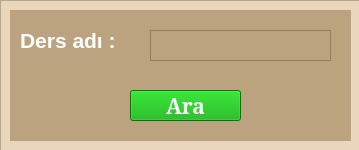
<?xml version="1.0" encoding="UTF-8"?>
<ui version="4.0">
 <class>DersDegistirme</class>
 <widget class="QMainWindow" name="DersDegistirme">
  <property name="geometry">
   <rect>
    <x>0</x>
    <y>0</y>
    <width>359</width>
    <height>150</height>
   </rect>
  </property>
  <property name="windowTitle">
   <string>Ders Degistirme</string>
  </property>
  <widget class="QWidget" name="centralwidget">
   <widget class="QFrame" name="frame">
    <property name="geometry">
     <rect>
      <x>0</x>
      <y>0</y>
      <width>541</width>
      <height>291</height>
     </rect>
    </property>
    <property name="styleSheet">
     <string notr="true">background-color: rgb(255, 242, 216);
background-color: rgb(234, 215, 187);</string>
    </property>
    <property name="frameShape">
     <enum>QFrame::StyledPanel</enum>
    </property>
    <property name="frameShadow">
     <enum>QFrame::Raised</enum>
    </property>
    <widget class="QWidget" name="widget" native="true">
     <property name="geometry">
      <rect>
       <x>10</x>
       <y>10</y>
       <width>341</width>
       <height>131</height>
      </rect>
     </property>
     <property name="styleSheet">
      <string notr="true">background-color: rgb(17, 57, 70);
background-color: rgb(188, 163, 127);</string>
     </property>
     <widget class="QLabel" name="label">
      <property name="geometry">
       <rect>
        <x>10</x>
        <y>20</y>
        <width>101</width>
        <height>21</height>
       </rect>
      </property>
      <property name="font">
       <font>
        <pointsize>16</pointsize>
        <weight>75</weight>
        <bold>true</bold>
       </font>
      </property>
      <property name="styleSheet">
       <string notr="true">color: rgb(255, 255, 255);</string>
      </property>
      <property name="text">
       <string>Ders adı :</string>
      </property>
     </widget>
     <widget class="QPlainTextEdit" name="ders_adi">
      <property name="geometry">
       <rect>
        <x>140</x>
        <y>20</y>
        <width>181</width>
        <height>31</height>
       </rect>
      </property>
      <property name="font">
       <font>
        <pointsize>11</pointsize>
        <weight>75</weight>
        <bold>true</bold>
       </font>
      </property>
      <property name="styleSheet">
       <string notr="true">color: rgb(255, 255, 255);</string>
      </property>
     </widget>
     <widget class="QPushButton" name="arama_btn">
      <property name="geometry">
       <rect>
        <x>120</x>
        <y>80</y>
        <width>111</width>
        <height>31</height>
       </rect>
      </property>
      <property name="font">
       <font>
        <family>MS Serif</family>
        <pointsize>16</pointsize>
        <weight>75</weight>
        <bold>true</bold>
       </font>
      </property>
      <property name="styleSheet">
       <string notr="true">background-color: rgb(0, 85, 0);
background-color: rgb(0, 170, 0);
color: rgb(255, 255, 255);</string>
      </property>
      <property name="text">
       <string>Ara</string>
      </property>
     </widget>
    </widget>
   </widget>
  </widget>
 </widget>
 <resources/>
 <connections/>
</ui>
